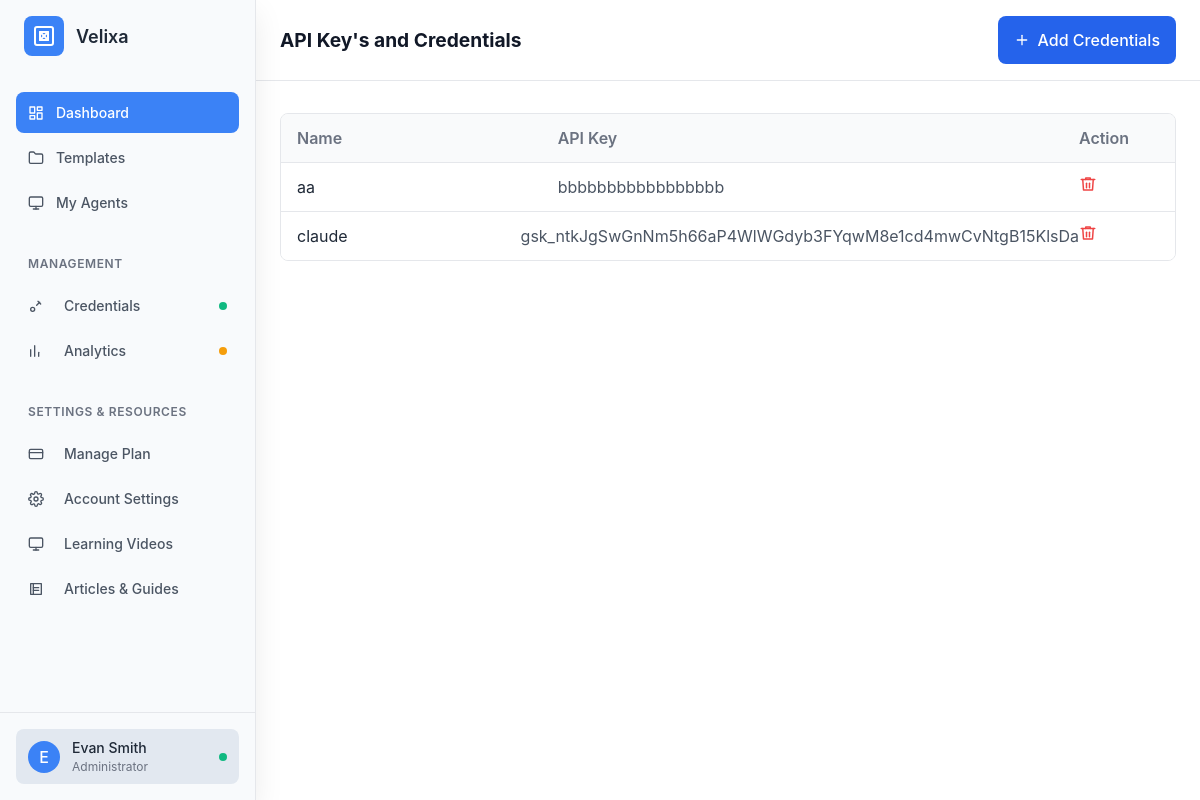
Screenshot of /credentials/ (signed in) with the database file from the repository.
### mainapp/models.py (models this page shows, shortened)
class Credential(models.Model):
    MODEL_CHOICES = [
        ("OpenAI", "OpenAI"),
        ("Claude", "Claude"),
        ("Gemini", "Gemini"),
        ("DeepSeek", "DeepSeek"),
        ("Mistral", "Mistral"),
        ("Groq", "Groq"),
        ("Cohere", "Cohere"),
        ("Anthropic", "Anthropic"),
        ("Yi", "Yi"),
        ("LLaMA", "LLaMA"),
    ]
    user = models.ForeignKey(User, on_delete=models.CASCADE)
    name = models.CharField(max_length=100)
    key = models.TextField()
    model = models.CharField(max_length=50, choices=MODEL_CHOICES)
    created_at = models.DateTimeField(auto_now_add=True)

### mainapp/views.py (the view, shortened to what this page needs)
# urls.py: path('credentials/', views.credentials, name='credentials'),
@login_required
def credentials(request):
    models = ["OpenAI", "Claude", "Gemini", "DeepSeek", "Mistral", "Groq", "Cohere", "Anthropic", "Yi", "LLaMA"]
    credentials = Credential.objects.filter(user=request.user)
    return render(request, "userpages/credentials.html", {
        "models": models,
        "credentials": credentials
    })

### template/userpages/credentials.html (shortened to what this page needs)
{% extends "base.html" %}
{% load static %}
{% block content %}
<div id="mainContent" class="main-content">
    <div style="border-bottom: 1px solid #e5e7eb; padding: 1rem 1.5rem; background: #ffffff;">
        <div class="flex items-center justify-between">
            <div class="flex items-center">
                <h1 style="font-size: 1.2rem; font-weight: 700; color: #111827;">
                    API Key's and Credentials
                </h1>
            </div>
            <div class="flex items-center space-x-4">
                <div style="position: relative;">
                    <button onclick="openModal()" id="createBtn" style="display: flex; align-items: center; padding: 0.75rem 1rem; background: #2563eb; color: white; border: none; border-radius: 0.5rem; font-weight: 500; cursor: pointer;">
                        <svg width="16" height="16" viewBox="0 0 24 24" fill="none" stroke="currentColor"
                             stroke-width="2" stroke-linecap="round" stroke-linejoin="round" style="margin-right: 0.5rem;">
                            <line x1="12" y1="5" x2="12" y2="19"/>
                            <line x1="5" y1="12" x2="19" y2="12"/>
                        </svg>
                        Add Credentials
                    </button>
                </div>
            </div>
        </div>
    </div>
    <div style="margin: 2rem 1.5rem; border: 1px solid #e5e7eb; border-radius: 0.5rem; overflow: hidden;">
        <div style="display: grid; grid-template-columns: 1fr 2fr 80px; background: #f9fafb; padding: 0.75rem 1rem; font-weight: 600; color: #6b7280;">
            <div>Name</div>
            <div>API Key</div>
            <div>Action</div>
        </div>
        {% for credential in credentials %}
        <div style="display: grid; grid-template-columns: 1fr 2fr 80px; align-items: center; padding: 0.75rem 1rem; border-top: 1px solid #e5e7eb; background: white;">
            <div>{{ credential.name }}</div>
            <div style="color: #4b5563;">{{ credential.key }}</div>
            <div>
             <form method="POST" action="{% url 'mainapp:delete_credential' credential.id %}" style="display: inline;" onsubmit="return confirm('Are you sure you want to delete this credential?');">
                    <button type="submit" title="Delete" style="background: none; border: none; color: #ef4444; cursor: pointer;">
                        <svg width="18" height="18" viewBox="0 0 24 24" fill="none" stroke="currentColor"
                            stroke-width="2" stroke-linecap="round" stroke-linejoin="round">
                            <polyline points="3 6 5 6 21 6"/>
                            <path d="M19 6l-1 14H6L5 6"/>
                            <path d="M10 11v6"/>
                            <path d="M14 11v6"/>
                            <path d="M9 6V4h6v2"/>
                        </svg>
                    </button>
                </form>
            </div>
        </div>
        {% empty %}
        <div style="padding: 3rem 1rem; text-align: center; color: #6b7280; font-size: 0.9rem;">
            No credentials found.
        </div>
        {% endfor %}
    </div>
</div>
{% endblock %}

### template/base.html (style rules this page uses)
:root { --background: #ffffff; --surface: #f8fafc; --surface-hover: #f1f5f9; --surface-light: #e2e8f0; --primary: #3b82f6; --primary-hover: #2563eb; --primary-light: #93c5fd; --secondary: #10b981; --secondary-hover: #059669; --text: #1f2937; --text-secondary: #4b5563; --text-muted: #6b7280; --border: #e5e7eb; --border-light: #d1d5db; --success: #10b981; --warning: #f59e0b; --error: #ef4444; --accent: #8b5cf6; --shadow: 0 4px 12px rgba(0, 0, 0, 0.05); --shadow-lg: 0 12px 28px rgba(0, 0, 0, 0.08); }
* { margin: 0; padding: 0; box-sizing: border-box; }
body { background-color: var(--background); color: var(--text); font-family: -apple-system, BlinkMacSystemFont, 'Segoe UI', Roboto, 'Helvetica Neue', Arial, sans-serif; line-height: 1.6; }
.main-content { background-color: var(--background); transition: margin-left 0.3s ease; margin-left: 16rem; min-height: 100vh; }
.flex { display: flex; }
.items-center { align-items: center; }
.justify-between { justify-content: space-between; }

### rows the page displays
Credential: name "aa", key "bbbbbbbbbbbbbbbbb"
Credential: name "claude", key "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"
